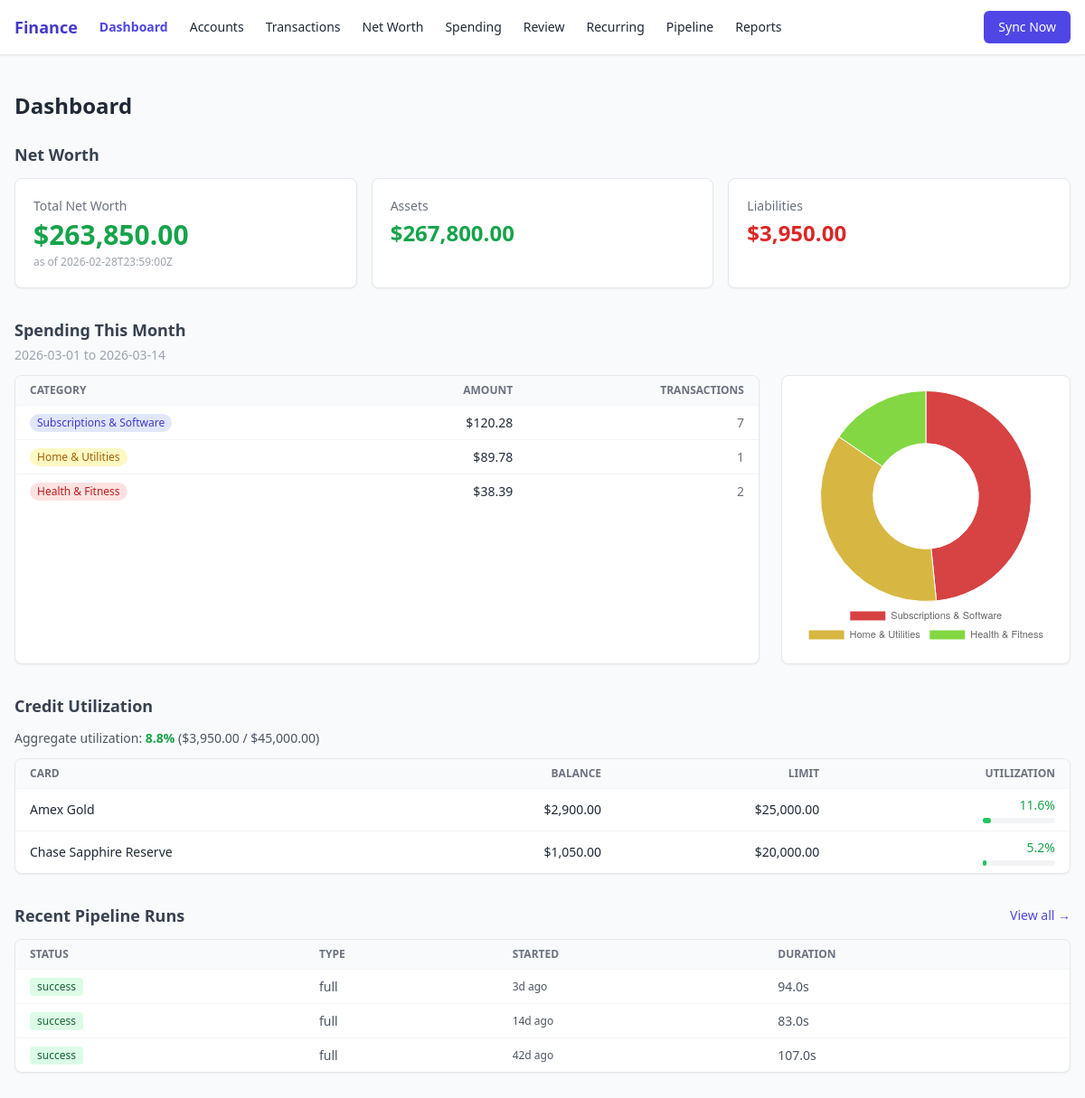
The page / on the database its author committed.
### tables this page shows
CREATE TABLE balances (
    id         INTEGER PRIMARY KEY AUTOINCREMENT,
    account_id TEXT REFERENCES accounts(id),
    timestamp  INTEGER NOT NULL,  -- unix ms
    balance    REAL,
    available  REAL
);

CREATE TABLE accounts (
    id             TEXT PRIMARY KEY,
    institution_id TEXT REFERENCES institutions(id),
    name           TEXT NOT NULL,
    type           TEXT,  -- 'checking' | 'savings' | 'credit' | 'investment' | 'loan'
    currency       TEXT DEFAULT 'USD',
    mask           TEXT,
    active         INTEGER DEFAULT 1
);

CREATE TABLE credit_limits (
    account_id   TEXT PRIMARY KEY REFERENCES accounts(id),
    credit_limit REAL NOT NULL,
    updated_at   INTEGER NOT NULL  -- unix ms
);

CREATE TABLE run_log (
    id          INTEGER PRIMARY KEY AUTOINCREMENT,
    run_type    TEXT NOT NULL,
    started_at  INTEGER NOT NULL,
    finished_at INTEGER,
    status      TEXT NOT NULL DEFAULT 'running',
    error_msg   TEXT,
    summary     TEXT
);

### finance/web/app.py (the view)
@app.get("/", response_class=HTMLResponse)
async def index(
    request: Request,
    msg: str | None = None,
    error: str | None = None,
    conn: sqlite3.Connection = Depends(get_db),
):
    net_worth = get_net_worth(conn)
    start, end = _current_month_range()
    spending = get_spending_summary(
        conn,
        start_date=start,
        end_date=end,
        exclude_categories=["Financial", "Income", "Investment"],
    )
    utilization = get_credit_utilization(conn)
    try:
        recent_runs = conn.execute(
            "SELECT * FROM run_log ORDER BY started_at DESC LIMIT 5"
        ).fetchall()
        recent_runs = [dict(r) for r in recent_runs]
    except sqlite3.OperationalError:
        recent_runs = []
    return templates.TemplateResponse(
        "index.html",
        {
            "request": request,
            "net_worth": net_worth,
            "spending": spending,
            "spending_start": start,
            "spending_end": end,
            "utilization": utilization,
            "recent_runs": recent_runs,
            "msg": msg,
            "error": error,
            "demo_mode": _is_demo(request),
        },
    )

### finance/web/templates/index.html (shortened to what this page needs)
{% extends "base.html" %}
{% from "_macros.html" import category_badge %}
{% block content %}
<h1 class="text-2xl font-bold mb-6">Dashboard</h1>
<section class="mb-8">
  <h2 class="text-lg font-semibold mb-3 text-gray-700">Net Worth</h2>
  <div class="grid grid-cols-1 sm:grid-cols-3 gap-4">
    <div class="bg-white rounded-lg border border-gray-200 shadow-sm p-5">
      <p class="text-sm text-gray-500 mb-1">Total Net Worth</p>
      <p class="text-3xl font-bold {% if net_worth.total >= 0 %}text-green-600{% else %}text-red-600{% endif %}">
        {{ "-" if net_worth.total < 0 else "" }}${{ "{:,.2f}".format(net_worth.total | abs) }}
      </p>
      {% if net_worth.as_of %}
      <p class="text-xs text-gray-400 mt-1">as of {{ net_worth.as_of }}</p>
      {% endif %}
    </div>
    <div class="bg-white rounded-lg border border-gray-200 shadow-sm p-5">
      <p class="text-sm text-gray-500 mb-1">Assets</p>
      <p class="text-2xl font-semibold text-green-600">${{ "{:,.2f}".format(net_worth.assets) }}</p>
    </div>
    <div class="bg-white rounded-lg border border-gray-200 shadow-sm p-5">
      <p class="text-sm text-gray-500 mb-1">Liabilities</p>
      <p class="text-2xl font-semibold text-red-600">${{ "{:,.2f}".format(net_worth.liabilities) }}</p>
    </div>
  </div>
</section>
<section class="mb-8">
  <h2 class="text-lg font-semibold mb-1 text-gray-700">Spending This Month</h2>
  <p class="text-sm text-gray-400 mb-3">{{ spending_start }} to {{ spending_end }}</p>
  {% if spending %}
  <div class="flex flex-col md:flex-row gap-6">
    <div class="w-full md:flex-1 bg-white rounded-lg border border-gray-200 shadow-sm overflow-x-auto">
      <table class="w-full text-sm">
        <thead class="bg-gray-50 text-gray-500 uppercase text-xs">
          <tr>
            <th class="px-4 py-2 text-left">Category</th>
            <th class="px-4 py-2 text-right">Amount</th>
            <th class="px-4 py-2 text-right">Transactions</th>
          </tr>
        </thead>
        <tbody>
          {% for row in spending %}
          <tr class="border-t border-gray-100">
            <td class="px-4 py-2">{{ category_badge(row.label) }}</td>
            <td class="px-4 py-2 text-right font-medium">${{ "%.2f"|format(row.total) }}</td>
            <td class="px-4 py-2 text-right text-gray-500">{{ row.count }}</td>
          </tr>
          {% endfor %}
        </tbody>
      </table>
    </div>
    <div class="bg-white rounded-lg border border-gray-200 shadow-sm p-4 w-full md:w-80">
      <canvas id="spendingChart"></canvas>
    </div>
  </div>
  <script>
    (function () {
      const labels = {{ spending | map(attribute='label') | list | tojson }};
      const values = {{ spending | map(attribute='total') | list | tojson }};
      const colors = labels.map((_, i) => `hsl(${(i * 47) % 360}, 65%, 55%)`);
      const total = values.reduce((a, b) => a + b, 0);
      new Chart(document.getElementById('spendingChart'), {
        type: 'doughnut',
        data: { labels, datasets: [{ data: values, backgroundColor: colors, borderWidth: 1 }] },
        options: {
          plugins: {
            legend: { position: 'bottom', labels: { font: { size: 11 } } },
            tooltip: {
              callbacks: {
                label: ctx => {
                  const val = ctx.parsed;
                  const pct = total > 0 ? (val / total * 100).toFixed(1) : '0.0';
                  return ' $' + val.toLocaleString('en-US', { minimumFractionDigits: 2 }) + ' (' + pct + '%)';
                }
              }
            }
          },
          responsive: true,
          maintainAspectRatio: true,
          onClick: (evt, elements) => {
            if (!elements.length) return;
            const cat = encodeURIComponent(labels[elements[0].index]);
            window.location.href = `/transactions?start={{ spending_start }}&end={{ spending_end }}&category=${cat}&sort_by=amount&sort_dir=desc`;
          },
          onHover: (evt, elements) => {
            evt.native.target.style.cursor = elements.length ? 'pointer' : 'default';
          },
        }
      });
    })();
  </script>
  {% else %}
  <p class="text-gray-500 text-sm">No spending data for this period.</p>
  {% endif %}
</section>
<section class="mb-8">
  <h2 class="text-lg font-semibold mb-3 text-gray-700">Credit Utilization</h2>
  {% if utilization.cards %}
  {% if utilization.aggregate_pct is not none %}
  <p class="text-sm text-gray-600 mb-3">
    Aggregate utilization:
    <span class="font-semibold {% if utilization.aggregate_pct > 30 %}text-red-600{% elif utilization.aggregate_pct > 20 %}text-yellow-600{% else %}text-green-600{% endif %}">
      {{ "%.1f"|format(utilization.aggregate_pct) }}%
    </span>
    (${{ "{:,.2f}".format(utilization.total_balance) }} / ${{ "{:,.2f}".format(utilization.total_limit) }})
  </p>
  {% endif %}
  <div class="bg-white rounded-lg border border-gray-200 shadow-sm overflow-x-auto">
    <table class="w-full text-sm">
      <thead class="bg-gray-50 text-gray-500 uppercase text-xs">
        <tr>
          <th class="px-4 py-2 text-left">Card</th>
          <th class="px-4 py-2 text-right">Balance</th>
          <th class="px-4 py-2 text-right">Limit</th>
          <th class="px-4 py-2 text-right">Utilization</th>
        </tr>
      </thead>
      <tbody>
        {% for card in utilization.cards %}
        <tr class="border-t border-gray-100">
          <td class="px-4 py-2">{{ card.name }}</td>
          <td class="px-4 py-2 text-right">${{ "{:,.2f}".format(card.balance | abs) }}</td>
          <td class="px-4 py-2 text-right">
            {% if card.limit is not none %}${{ "{:,.2f}".format(card.limit) }}{% else %}<span class="text-gray-400">—</span>{% endif %}
          </td>
          <td class="px-4 py-2 text-right">
            {% if card.utilization_pct is not none %}
            <div class="flex flex-col items-end gap-1">
              <span class="{% if card.utilization_pct > 30 %}text-red-600{% elif card.utilization_pct > 20 %}text-yellow-600{% else %}text-green-600{% endif %} font-medium">
                {{ "%.1f"|format(card.utilization_pct) }}%
              </span>
              <div class="w-20 bg-gray-100 rounded-full h-1.5">
                <div class="h-1.5 rounded-full {% if card.utilization_pct > 30 %}bg-red-500{% elif card.utilization_pct > 20 %}bg-yellow-400{% else %}bg-green-500{% endif %}"
                     style="width: {{ [card.utilization_pct, 100] | min | int }}%"></div>
              </div>
            </div>
            {% else %}
            <span class="text-gray-400">—</span>
            {% endif %}
          </td>
        </tr>
        {% endfor %}
      </tbody>
    </table>
  </div>
  {% else %}
  <p class="text-gray-500 text-sm">No credit accounts found.</p>
  {% endif %}
</section>
<section class="mb-8">
  <div class="flex items-center justify-between mb-3">
    <h2 class="text-lg font-semibold text-gray-700">Recent Pipeline Runs</h2>
    <a href="/pipeline" class="text-sm text-indigo-600 hover:text-indigo-800">View all &rarr;</a>
  </div>
  <div class="bg-white rounded-lg border border-gray-200 shadow-sm overflow-x-auto">
    {% if recent_runs %}
    <table class="w-full text-sm">
      <thead class="bg-gray-50 text-gray-500 uppercase text-xs">
        <tr>
          <th class="px-4 py-2 text-left">Status</th>
          <th class="px-4 py-2 text-left">Type</th>
          <th class="px-4 py-2 text-left">Started</th>
          <th class="px-4 py-2 text-left">Duration</th>
        </tr>
      </thead>
      <tbody>
        {% for run in recent_runs %}
        <tr class="border-t border-gray-100">
          <td class="px-4 py-2">
            {% if run.status == 'success' %}
              <span class="inline-flex items-center px-2 py-0.5 rounded text-xs font-medium bg-green-100 text-green-800">success</span>
            {% elif run.status == 'error' %}
              <span class="inline-flex items-center px-2 py-0.5 rounded text-xs font-medium bg-red-100 text-red-800">error</span>
            {% elif run.status == 'running' %}
              <span class="inline-flex items-center px-2 py-0.5 rounded text-xs font-medium bg-yellow-100 text-yellow-800">running</span>
            {% else %}
              <span class="inline-flex items-center px-2 py-0.5 rounded text-xs font-medium bg-gray-100 text-gray-600">{{ run.status }}</span>
            {% endif %}
          </td>
          <td class="px-4 py-2 text-gray-600">{{ run.run_type }}</td>
          <td class="px-4 py-2 text-gray-600 text-xs">
            {% if run.started_at %}
              <span class="js-rel-time" data-ts="{{ run.started_at }}" title="{{ run.started_at }}">{{ run.started_at }}</span>
            {% else %}
              —
            {% endif %}
          </td>
          <td class="px-4 py-2 text-gray-600">
            {% if run.finished_at and run.started_at %}
              {{ "%.1f"|format((run.finished_at - run.started_at) / 1000) }}s
            {% else %}
              —
            {% endif %}
          </td>
        </tr>
        {% endfor %}
      </tbody>
    </table>
    {% else %}
    <p class="px-4 py-6 text-gray-500 text-sm">
      No pipeline runs yet.
      <a href="/pipeline" class="text-indigo-600 hover:text-indigo-800">Go to Pipeline to run.</a>
    </p>
    {% endif %}
  </div>
</section>
{% endblock %}

### finance/web/templates/base.html (shortened to what this page needs)
<!DOCTYPE html>
<html lang="en">
<head>
  <script src="https://cdn.tailwindcss.com"></script>
</head>
<body class="bg-gray-50 text-gray-800 min-h-screen">
  <nav class="bg-white border-b border-gray-200 shadow-sm">
    <div class="max-w-7xl mx-auto px-4 py-3 flex items-center justify-between">
      <div class="flex items-center gap-6">
        <span class="font-bold text-lg text-indigo-700">Finance</span>
        <div class="hidden md:flex items-center gap-6">
          <a href="/" class="text-sm hover:text-indigo-600 {% if request.url.path == '/' %}font-semibold text-indigo-600{% endif %}">Dashboard</a>
          <a href="/accounts" class="text-sm hover:text-indigo-600 {% if request.url.path == '/accounts' %}font-semibold text-indigo-600{% endif %}">Accounts</a>
          <a href="/transactions" class="text-sm hover:text-indigo-600 {% if request.url.path == '/transactions' %}font-semibold text-indigo-600{% endif %}">Transactions</a>
          <a href="/net-worth" class="text-sm hover:text-indigo-600 {% if request.url.path == '/net-worth' %}font-semibold text-indigo-600{% endif %}">Net Worth</a>
          <a href="/spending" class="text-sm hover:text-indigo-600 {% if request.url.path == '/spending' %}font-semibold text-indigo-600{% endif %}">Spending</a>
          <a href="/review" class="text-sm hover:text-indigo-600 {% if request.url.path == '/review' %}font-semibold text-indigo-600{% endif %}">Review</a>
          <a href="/recurring" class="text-sm hover:text-indigo-600 {% if request.url.path == '/recurring' %}font-semibold text-indigo-600{% endif %}">Recurring</a>
          <a href="/pipeline" class="text-sm hover:text-indigo-600 {% if request.url.path == '/pipeline' %}font-semibold text-indigo-600{% endif %}">Pipeline</a>
          <a href="/reports" class="text-sm hover:text-indigo-600 {% if request.url.path.startswith('/reports') %}font-semibold text-indigo-600{% endif %}">Reports</a>
        </div>
      </div>
      <form method="post" action="/sync" class="hidden md:block">
        <button type="submit"
          class="bg-indigo-600 hover:bg-indigo-700 text-white text-sm font-medium px-4 py-2 rounded-md transition-colors">
          Sync Now
        </button>
      </form>
    </div>
  </nav>
  <div class="max-w-7xl mx-auto px-4 pt-4">
  </div>
  <main class="max-w-7xl mx-auto px-4 py-6">
    {% block content %}{% endblock %}
  </main>
</body>
</html>

### finance/web/templates/_macros.html
{% macro category_badge(cat) %}
{% if cat == "Food & Dining" %}
<span class="inline-block px-2 py-0.5 rounded-full text-xs font-medium bg-orange-100 text-orange-700">Food &amp; Dining</span>
{% elif cat == "Groceries" %}
<span class="inline-block px-2 py-0.5 rounded-full text-xs font-medium bg-green-100 text-green-700">Groceries</span>
{% elif cat == "Transportation" %}
<span class="inline-block px-2 py-0.5 rounded-full text-xs font-medium bg-blue-100 text-blue-700">Transportation</span>
{% elif cat == "Shopping" %}
<span class="inline-block px-2 py-0.5 rounded-full text-xs font-medium bg-purple-100 text-purple-700">Shopping</span>
{% elif cat == "Entertainment" %}
<span class="inline-block px-2 py-0.5 rounded-full text-xs font-medium bg-pink-100 text-pink-700">Entertainment</span>
{% elif cat == "Travel" %}
<span class="inline-block px-2 py-0.5 rounded-full text-xs font-medium bg-teal-100 text-teal-700">Travel</span>
{% elif cat == "Health & Fitness" %}
<span class="inline-block px-2 py-0.5 rounded-full text-xs font-medium bg-red-100 text-red-700">Health &amp; Fitness</span>
{% elif cat == "Home & Utilities" %}
<span class="inline-block px-2 py-0.5 rounded-full text-xs font-medium bg-yellow-100 text-yellow-700">Home &amp; Utilities</span>
{% elif cat == "Subscriptions & Software" %}
<span class="inline-block px-2 py-0.5 rounded-full text-xs font-medium bg-indigo-100 text-indigo-700">Subscriptions &amp; Software</span>
{% elif cat == "Personal Care" %}
<span class="inline-block px-2 py-0.5 rounded-full text-xs font-medium bg-rose-100 text-rose-700">Personal Care</span>
{% elif cat == "Education" %}
<span class="inline-block px-2 py-0.5 rounded-full text-xs font-medium bg-cyan-100 text-cyan-700">Education</span>
{% elif cat == "Financial" %}
<span class="inline-block px-2 py-0.5 rounded-full text-xs font-medium bg-slate-100 text-slate-700">Financial</span>
{% elif cat == "Income" %}
<span class="inline-block px-2 py-0.5 rounded-full text-xs font-medium bg-emerald-100 text-emerald-700">Income</span>
{% elif cat == "Investment" %}
<span class="inline-block px-2 py-0.5 rounded-full text-xs font-medium bg-lime-100 text-lime-700">Investment</span>
{% elif cat == "Other" %}
<span class="inline-block px-2 py-0.5 rounded-full text-xs font-medium bg-gray-100 text-gray-600">Other</span>
{% elif cat %}
<span class="inline-block px-2 py-0.5 rounded-full text-xs font-medium bg-gray-100 text-gray-600">{{ cat }}</span>
{% else %}
<span class="inline-block px-2 py-0.5 rounded-full text-xs font-medium bg-gray-100 text-gray-600">—</span>
{% endif %}
{% endmacro %}

### rows shown on the page
balances: name "Amex Gold", balance|abs "2,900.00", utilization_pct "11.6", {{ [card.utilization_pct, 100] | min | int }} 11 (drawn)
credit_limits: limit "25,000.00"
balances: name "Chase Sapphire Reserve", balance|abs "1,050.00", utilization_pct "5.2", {{ [card.utilization_pct, 100] | min | int }} 5 (drawn)
credit_limits: limit "20,000.00"
run_log: status "success", run_type "full", (run.finished_at-run.started_at)/1000 "94.0"
run_log: status "success", run_type "full", (run.finished_at-run.started_at)/1000 "83.0"
run_log: status "success", run_type "full", (run.finished_at-run.started_at)/1000 "107.0"

### other values the page prints
{{ "{:,.2f}".format(net_worth.total | abs) }} "263,850.00"
{{ net_worth.as_of }} "2026-02-28T23:59:00Z"
{{ "{:,.2f}".format(net_worth.assets) }} "267,800.00"
{{ "{:,.2f}".format(net_worth.liabilities) }} "3,950.00"
{{ spending_start }} "2026-03-01"
{{ spending_end }} "2026-03-14"
{{ "%.2f"|format(row.total) }} "120.28" "89.78" "38.39"
{{ row.count }} "7" "1" "2"
{{ "%.1f"|format(utilization.aggregate_pct) }} "8.8"
{{ "{:,.2f}".format(utilization.total_balance) }} "3,950.00"
{{ "{:,.2f}".format(utilization.total_limit) }} "45,000.00"
chart data {{ spending | map(attribute='total') | list | tojson }} [120.28, 89.78, 38.39]
